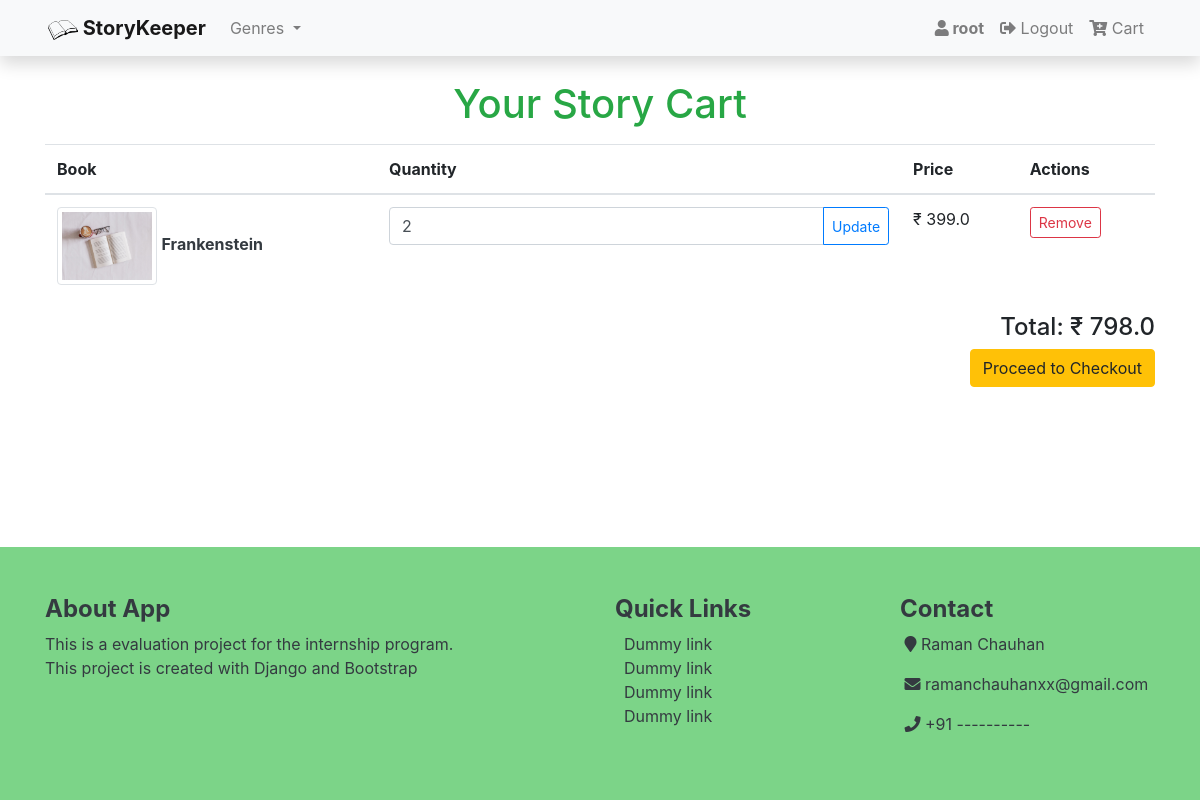
The app's page /cart/ (signed in) with its own data.
### books/models.py (models this page shows, shortened)
class Cart(models.Model):
    user = models.ForeignKey(User, on_delete=models.CASCADE, null=True, blank=True)
    books = models.ForeignKey(Book, on_delete=models.SET_NULL, blank=True, null=True)
    quantity = models.PositiveIntegerField(null=True, blank=True)
    date_added = models.DateTimeField(auto_now_add=True)

class Book(models.Model):
    status = (
    (0, "Draft"),
    (1, "Publish")
    )
    title  		 = models.CharField(max_length=200)
    slug         = models.SlugField(max_length=140, unique=True)
    author 		 = models.CharField(max_length=100)
    genre        = models.ForeignKey(Genre, on_delete=models.SET_NULL, null=True, blank=True)
    price     	 = models.FloatField(default=0)
    quantity   	 = models.PositiveIntegerField()
    description  = models.TextField(default='No Description', null=True, blank=False)
    average_rating  = models.FloatField(default=0)
    created_on 	 = models.DateTimeField(auto_now_add=True)
    updated_on 	 = models.DateTimeField(auto_now=True)
    digital         = models.BooleanField(default=False, null=True, blank=False)
    status          = models.IntegerField(choices=status,default = 1)
    class Meta:
        ordering    = ['-quantity']

### books/views.py (the view)
# urls.py: path('cart/', views.cart_view, name='cart'),
@login_required
def cart_view(request):
    cart_items = Cart.objects.filter(user=request.user).order_by('-date_added')
    genre = Genre.objects.all().order_by('name')
    if not cart_items:
        messages.error(request, 'Add at least one Story to your cart!')
        return redirect('home')
    total_amount = 0
    for cart_item in cart_items:
        total_amount += cart_item.books.price * cart_item.quantity
    return render(request, 'shopping/cart.html', {'cart_items': cart_items, 'cart_total': total_amount, 'genre':genre})

### books/templates/shopping/cart.html (shortened to what this page needs)
{% extends 'base.html' %}
{% load static %}
{% block content %}
<div class="container mt-4">
    <h1 class="text-success text-center mb-3">Your Story Cart</h1>
    {% if cart_items %}
    <div class="table-responsive-sm">
    <table class="table">
        <thead>
            <tr>
                <th scope="col">Book</th>
                <th scope="col">Quantity</th>
                <th scope="col">Price</th>
                <th scope="col">Actions</th>
            </tr>
        </thead>
        <tbody>
            {% for item in cart_items %}
            <tr>
                <td>
                    <img src="{% static 'images/thumbnail.jpg' %}" alt="{{ item.books.title }}" class="img-thumbnail" width="100">
                    <strong class="text-dark">{{ item.books.title }}</strong>
                </td>
                <td>
                    <form method="post" action="{% url 'update_cart' item.id %}">
                        <div class="input-group">
                            <input type="number" name="quantity" value="{{ item.quantity }}" min="1" class="form-control">
                            <div class="input-group-append">
                                <button type="submit" class="btn btn-outline-primary btn-sm">Update</button>
                            </div>
                        </div>
                    </form>
                </td>
                <td>&#8377; {{ item.books.price }}</td>
                <td>
                    <a href="{% url 'remove_from_cart' item.id %}" class="btn btn-outline-danger btn-sm">Remove</a>
                </td>
            </tr>
            {% endfor %}
        </tbody>
    </table>
</div>
    <div class="text-right mt-3">
        <h4>Total: &#8377; {{ cart_total }}</h4>
        <form method="post" action="checkout">
            <button type="submit" class="btn btn-warning">Proceed to Checkout</button>
        </form>
    </div>
    {% else %}
    <div class="container shadow">
        <h2 class="text-center text-danger text-bold">Your Story Cart</h2>
            <strong>Your Story cart is currently empty.</strong>
        <a href="{% url 'home' %}">Explore more stories</a>
    </div>
    {% endif %}
</div>
{% endblock %}

### books/templates/base.html (shortened to what this page needs)
<!DOCTYPE html>
<html lang="en">
<head>
    <link href="https://cdnjs.cloudflare.com/ajax/libs/font-awesome/5.15.4/css/all.min.css" rel="stylesheet">
    <link rel="stylesheet" href="https://cdn.jsdelivr.net/npm/bootstrap@4.6.2/dist/css/bootstrap.min.css">
    {% load static %}
</head>
<body>
<div class="d-flex flex-column min-vh-100">
    <nav class="navbar sticky-top navbar-expand-lg navbar-light bg-light shadow px-5">
        <a class="navbar-brand font-weight-bold" href="{% url 'home' %}"><img src="{% static 'logos/logo-black.png' %}" width="30" height="20"> StoryKeeper</a>
        <div class="collapse navbar-collapse" id="navbarSupportedContent">
            <ul class="navbar-nav mr-auto">
                {% if genre %}
                <li class="nav-item dropdown">
                    <a class="nav-link dropdown-toggle" href="#" role="button" data-toggle="dropdown" aria-expanded="false">
                        Genres
                    </a>
                </li>
                {% endif %}
            </ul>
        </div>
        <div class="collapse navbar-collapse" id="navbarSupportedContent">
            <ul class="navbar-nav ml-auto">
                {% if user.is_authenticated %}
                <li class="nav-item">
                    <a class="nav-link">
                        <strong>
                            <i class="fas fa-user"></i>
                            {{ user.username }}
                        </strong>
                    </a>
                </li>
                <li class="nav-item">
                <a class="nav-link" href="{% url 'logout' %}">
                    <i class="fas fa-sign-out-alt"></i> Logout</a>
                </li>
                <li class="nav-item">
                <a class="nav-link" href="{% url 'cart' %}">
                    <i class="fa fa-cart-plus"></i> Cart</a>
                </li>
                {% endif %}
            </ul>
        </div>
    </nav>
    <div class="container-fluid flex-grow-1">
        {% block content %} {% endblock %}
    </div>
    <footer id="pageFooter" class="footer text-dark py-5 mt-5" style="background-color:rgb(124, 212, 136);">
        <div class="container">
            <div class="row">
                <div class="col-md-6">
                    <h4><b>About App</b></h4>
                    <p>This is a evaluation project for the internship program.<br>
                    This project is created with Django and Bootstrap</p>
                </div>
                <div class="col-md-3">
                    <h4><b>Quick Links</b></h4>
                    <ul class="list-unstyled">
                        <li><a href="#" class="text-dark">&nbsp;&nbsp;Dummy link</a></li>
                        <li><a href="#" class="text-dark">&nbsp;&nbsp;Dummy link</a></li>
                        <li><a href="#" class="text-dark">&nbsp;&nbsp;Dummy link</a></li>
                        <li><a href="#" class="text-dark">&nbsp;&nbsp;Dummy link</a></li>
                    </ul>
                </div>
                <div class="col-md-3">
                    <h4><b>Contact </b></h4>
                    <address>
                        <p>&nbsp;<i class="fa fa-map-marker"></i> Raman Chauhan</p>
                        <p>&nbsp;<i class="fa fa-envelope"></i> ramanchauhanxx@gmail.com</p>
                        <p>&nbsp;<i class="fa fa-phone"></i> +91 ----------</p>
                    </address>
                </div>
            </div>
        </div>
    </footer>
</div>
</body>
</html>

### records on screen
Cart: books "Frankenstein", quantity "2", books.price "399.0"

### other values on screen
{{ user.username }} "root"
{{ cart_total }} "798.0"
